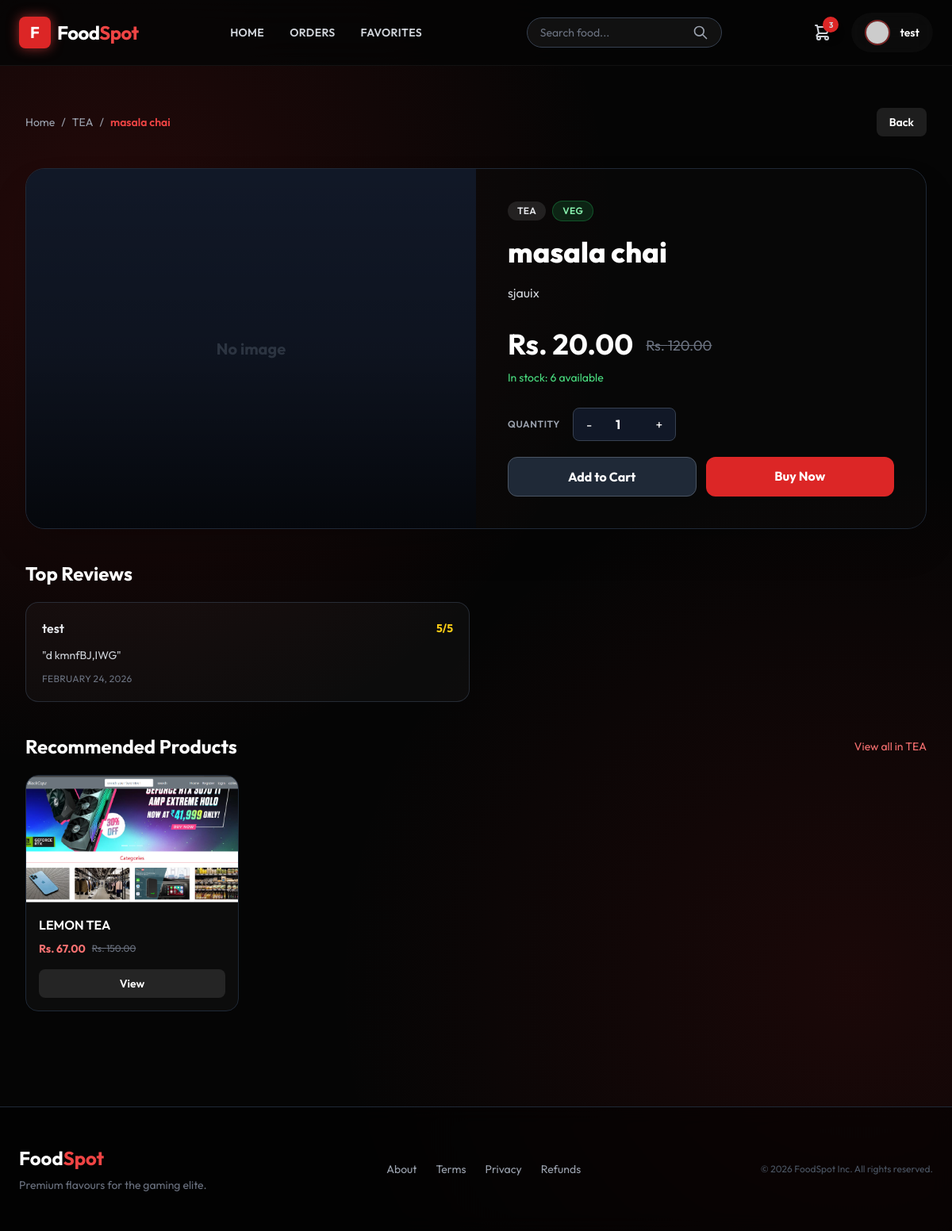
The app's page /product/4/ (signed in) with its own data.
### menu/models.py (models this page shows, shortened)
class Product(models.Model):
    category = models.ForeignKey(Category, on_delete=models.CASCADE)
    name = models.CharField(max_length=150, null=False, blank=False)
    product_image = models.ImageField(upload_to='images', null=True, blank=True)
    quantity = models.IntegerField(null=False, blank=False, default=0)
    original_price = models.DecimalField(max_digits=10, decimal_places=2, null=False)
    selling_price = models.DecimalField(max_digits=10, decimal_places=2, null=False)
    description = models.TextField(max_length=300, null=False)
    is_veg = models.BooleanField(default=False)

class Category(models.Model):
    name = models.CharField(max_length=200, null=False, blank=False)
    description = models.TextField(max_length=200, null=False, blank=False)
    image = models.ImageField(upload_to='images', null=True)
    status = models.BooleanField(default=False)

class Review(models.Model):
    user = models.ForeignKey(User, on_delete=models.CASCADE)
    product = models.ForeignKey(Product, on_delete=models.CASCADE)
    order = models.ForeignKey(Order, on_delete=models.CASCADE, null=True, blank=True)
    rating = models.IntegerField(default=5)
    comment = models.TextField(max_length=500)
    date = models.DateTimeField(auto_now_add=True)

### menu/views.py (the view)
# urls.py: path("product/<int:pk>/", ProductDetailView.as_view(), name="product_detail"),
@method_decorator(never_cache, name="dispatch")
class ProductDetailView(View):
    def get(self, request, pk):
        product = Product.objects.get(id=pk)
        top_reviews = Review.objects.filter(product=product).select_related('user').order_by('-rating', '-date')[:5]
        similar_products = Product.objects.filter(
            category=product.category,
            quantity__gt=0
        ).exclude(id=product.id)[:8]
        back_url = reverse_lazy("home")
        next_url = request.GET.get("next")
        if next_url and next_url.startswith("/"):
            back_url = next_url
        else:
            referer = request.META.get("HTTP_REFERER", "")
            if referer:
                parsed = urlparse(referer)
                if "/search/" in parsed.path:
                    back_url = f"{parsed.path}?{parsed.query}" if parsed.query else parsed.path
        return render(request, "menu/p_detail.html", {
            "data": product,
            "top_reviews": top_reviews,
            "similar_products": similar_products,
            "back_url": back_url,
        })

### menu/templates/menu/p_detail.html (shortened to what this page needs)
{% extends "menu/base.html" %}
{% block content %}
<div class="max-w-6xl mx-auto py-10 space-y-10">
    <div class="flex items-center justify-between gap-4">
        <div class="flex items-center gap-2 text-sm text-gray-400">
        <a href="{% url 'home' %}" class="hover:text-white transition">Home</a>
        <span>/</span>
        <a href="{% url 'category_detail' data.category.id %}" class="hover:text-white transition">{{ data.category.name }}</a>
        <span>/</span>
        <span class="text-red-500 font-semibold">{{ data.name }}</span>
        </div>
        <a href="{{ back_url }}" class="text-sm font-semibold text-white bg-white/10 hover:bg-white/20 px-4 py-2 rounded-lg transition">
            Back
        </a>
    </div>
    <section class="glass rounded-3xl border border-gray-800 overflow-hidden shadow-2xl">
        <div class="grid grid-cols-1 lg:grid-cols-2">
            <div class="relative min-h-[360px] bg-gray-900">
                {% if data.product_image %}
                <img src="{{ data.product_image.url }}" alt="{{ data.name }}" class="absolute inset-0 w-full h-full object-cover">
                {% else %}
                <div class="absolute inset-0 flex items-center justify-center text-gray-700 text-xl font-bold">No image</div>
                {% endif %}
                <div class="absolute inset-0 bg-gradient-to-t from-black/70 via-black/20 to-transparent"></div>
            </div>
            <div class="p-8 lg:p-10 bg-black/40">
                <div class="flex flex-wrap items-center gap-2 mb-4">
                    <span class="px-3 py-1 rounded-full bg-white/10 text-xs font-semibold uppercase tracking-wide text-gray-200">{{ data.category.name }}</span>
                    <span class="px-3 py-1 rounded-full text-xs font-semibold uppercase tracking-wide {% if data.is_veg %}bg-green-500/15 text-green-300 border border-green-500/30{% else %}bg-red-500/15 text-red-300 border border-red-500/30{% endif %}">
                        {% if data.is_veg %}Veg{% else %}Non Veg{% endif %}
                    </span>
                </div>
                <h1 class="text-4xl font-extrabold text-white leading-tight">{{ data.name }}</h1>
                <p class="text-gray-300 mt-4 leading-relaxed">{{ data.description }}</p>
                <div class="mt-8 flex items-end gap-4">
                    <p class="text-4xl font-bold text-white">Rs. {{ data.selling_price }}</p>
                    {% if data.selling_price < data.original_price %}
                    <p class="text-lg text-gray-500 line-through pb-1">Rs. {{ data.original_price }}</p>
                    {% endif %}
                </div>
                <div class="mt-3 text-sm {% if data.quantity > 0 %}text-green-400{% else %}text-red-400{% endif %}">
                    {% if data.quantity > 0 %}In stock: {{ data.quantity }} available{% else %}Currently out of stock{% endif %}
                </div>
                <div class="mt-7 space-y-5">
                    <div class="flex items-center gap-4">
                        <span class="text-gray-400 text-xs font-semibold uppercase tracking-wider">Quantity</span>
                        <div class="flex items-center bg-gray-900 border border-gray-700 rounded-lg">
                            <button type="button" onclick="updateQty(-1)" class="px-4 py-2 text-white hover:bg-gray-800 transition">-</button>
                            <input id="qty-input" type="number" value="1" min="1" max="{{ data.quantity }}" readonly class="w-12 text-center bg-transparent text-white font-bold border-none focus:ring-0">
                            <button type="button" onclick="updateQty(1)" class="px-4 py-2 text-white hover:bg-gray-800 transition">+</button>
                        </div>
                    </div>
                    {% if data.quantity > 0 %}
                    <div class="grid grid-cols-1 sm:grid-cols-2 gap-3">
                        <a href="#" onclick="addToCart(event)" class="text-center bg-gray-800 hover:bg-gray-700 text-white font-bold py-3 rounded-xl border border-gray-600 transition">
                            Add to Cart
                        </a>
                        <a href="#" onclick="buyNow(event)" class="text-center bg-red-600 hover:bg-red-700 text-white font-bold py-3 rounded-xl transition">
                            Buy Now
                        </a>
                    </div>
                    {% else %}
                    <div class="text-center bg-gray-900 text-gray-400 font-semibold py-3 rounded-xl border border-gray-700">
                        Not available right now
                    </div>
                    {% endif %}
                </div>
            </div>
        </div>
    </section>
    <section class="space-y-5">
        <h2 class="text-2xl font-bold text-white">Top Reviews</h2>
        {% if top_reviews %}
        <div class="grid grid-cols-1 md:grid-cols-2 gap-4">
            {% for review in top_reviews %}
            <div class="glass border border-gray-700/60 rounded-2xl p-5">
                <div class="flex items-center justify-between">
                    <p class="text-gray-200 font-semibold">{{ review.user.username }}</p>
                    <p class="text-yellow-400 text-sm font-bold">{{ review.rating }}/5</p>
                </div>
                <p class="mt-3 text-gray-300 text-sm">"{{ review.comment }}"</p>
                <p class="mt-3 text-gray-500 text-xs uppercase tracking-wide">{{ review.date|date:"F d, Y" }}</p>
            </div>
            {% endfor %}
        </div>
        {% else %}
        <p class="text-gray-500">No reviews yet for this product.</p>
        {% endif %}
    </section>
    <section class="space-y-5">
        <div class="flex items-center justify-between">
            <h2 class="text-2xl font-bold text-white">Recommended Products</h2>
            <a href="{% url 'category_detail' data.category.id %}" class="text-sm text-red-400 hover:text-red-300 transition">View all in {{ data.category.name }}</a>
        </div>
        {% if similar_products %}
        <div class="grid grid-cols-1 sm:grid-cols-2 lg:grid-cols-4 gap-5">
            {% for product in similar_products %}
            <article class="glass border border-gray-800 rounded-2xl overflow-hidden group">
                <a href="{% url 'product_detail' product.id %}{% if request.GET.next %}?next={{ request.GET.next|urlencode }}{% endif %}" class="block">
                    <div class="h-40 bg-gray-900 overflow-hidden">
                        {% if product.product_image %}
                        <img src="{{ product.product_image.url }}" alt="{{ product.name }}" class="w-full h-full object-cover group-hover:scale-105 transition duration-300">
                        {% else %}
                        <div class="w-full h-full flex items-center justify-center text-gray-700 text-sm">No image</div>
                        {% endif %}
                    </div>
                </a>
                <div class="p-4">
                    <p class="text-white font-semibold truncate">{{ product.name }}</p>
                    <div class="mt-2 flex items-center gap-2">
                        <p class="text-red-400 font-bold text-sm">Rs. {{ product.selling_price }}</p>
                        {% if product.selling_price < product.original_price %}
                        <p class="text-gray-500 text-xs line-through">Rs. {{ product.original_price }}</p>
                        {% endif %}
                    </div>
                    <a href="{% url 'product_detail' product.id %}{% if request.GET.next %}?next={{ request.GET.next|urlencode }}{% endif %}" class="mt-4 inline-block w-full text-center bg-white/10 hover:bg-white/20 text-white text-sm font-semibold py-2 rounded-lg transition">
                        View
                    </a>
                </div>
            </article>
            {% endfor %}
        </div>
        {% else %}
        <p class="text-gray-500">No related products available in this category.</p>
        {% endif %}
    </section>
</div>
{% endblock %}

### menu/templates/menu/base.html (shortened to what this page needs)
{% load static %}
<!DOCTYPE html>
<html lang="en">
<head>
    <script src="https://cdn.tailwindcss.com"></script>
</head>
<body class="flex flex-col min-h-screen">
    {% block navbar %}
    <nav class="glass-nav fixed w-full z-50 transition-all duration-300">
        <div class="max-w-7xl mx-auto px-6 py-4 flex justify-between items-center">
            <a href="{% url 'home' %}" class="flex items-center gap-2 group">
                <div
                    class="w-10 h-10 bg-red-600 rounded-lg flex items-center justify-center transform group-hover:rotate-12 transition duration-300 shadow-[0_0_15px_rgba(239,68,68,0.6)]">
                    <span class="text-white font-bold text-xl">F</span>
                </div>
                <span class="text-2xl font-bold tracking-tight group-hover:text-red-500 transition">Food<span
                        class="text-red-500">Spot</span></span>
            </a>
            {% if user.is_authenticated %}
            <div class="hidden md:flex items-center space-x-8 text-sm font-semibold uppercase tracking-wide">
                <a href="{% url 'home' %}" class="relative group text-gray-300 hover:text-white transition">
                    Home
                </a>
                <a href="{% url 'my_orders' %}" class="relative group text-gray-300 hover:text-white transition">
                    Orders
                </a>
                <a href="{% url 'favorites' %}" class="relative group text-gray-300 hover:text-white transition">
                    Favorites
                </a>
            </div>
            {% endif %}
            {% block search_bar %}
            <form action="{% url 'search' %}" method="GET"
                class="search-form relative hidden md:flex items-center bg-white/5 border border-gray-700 rounded-full px-4 py-2 ml-4 focus-within:border-red-500/50 focus-within:bg-white/10 transition">
                <input type="text" name="q" placeholder="Search food..." autocomplete="off"
                    class="search-input bg-transparent border-none text-sm text-white placeholder-gray-500 focus:outline-none w-48">
                <button type="submit" class="text-gray-400 hover:text-white transition">
                    <svg xmlns="http://www.w3.org/2000/svg" class="h-5 w-5" fill="none" viewBox="0 0 24 24"
                        stroke="currentColor">
                        <path stroke-linecap="round" stroke-linejoin="round" stroke-width="2"
                            d="M21 21l-6-6m2-5a7 7 0 11-14 0 7 7 0 0114 0z" />
                    </svg>
                </button>
            </form>
            {% endblock %}
            <div class="flex items-center space-x-6">
                {% if user.is_authenticated %}
                <a href="{% url 'cart' %}" class="relative group text-gray-300 hover:text-white transition">
                    {% if user.cart_set.count > 0 %}
                    <span
                        class="absolute -top-2 -right-2 bg-red-600 text-[10px] w-5 h-5 flex items-center justify-center rounded-full font-bold shadow-lg animate-bounce">
                        {{ user.cart_set.count }}
                    </span>
                    {% endif %}
                </a>
                {% endif %}
                {% if user.is_authenticated %}
                <a href="{% url 'profile' %}"
                    class="flex items-center gap-3 glass px-4 py-2 rounded-full hover:bg-white/10 transition border-transparent hover:border-red-500/30 group">
                    <div
                        class="w-8 h-8 rounded-full overflow-hidden border-2 border-red-500/50 group-hover:border-red-500 transition">
                        {% if user.profile.profile_pic %}
                        <img src="{{ user.profile.profile_pic.url }}" class="w-full h-full object-cover">
                        {% else %}
                        <img src="https://ui-avatars.com/api/?name={{ user.username }}&background=1f2937&color=fff"
                            class="w-full h-full object-cover">
                        {% endif %}
                    </div>
                    <span class="hidden md:block font-semibold text-sm">{{ user.username }}</span>
                </a>
                {% else %}
                <a href="{% url 'login' %}"
                    class="bg-red-600 hover:bg-red-700 text-white text-sm font-bold px-6 py-2.5 rounded-full shadow-[0_4px_14px_0_rgba(220,38,38,0.39)] hover:shadow-[0_6px_20px_rgba(220,38,38,0.23)] hover:-translate-y-0.5 transition ease-in-out">
                    Login
                </a>
                {% endif %}
            </div>
        </div>
    </nav>
    {% endblock %}
    <main class="flex-grow {% block main_padding_class %}pt-24{% endblock %} px-4 sm:px-6 lg:px-8 max-w-7xl mx-auto w-full fade-in">
        {% block content %}
        {% endblock %}
    </main>
    <footer class="mt-20 border-t border-gray-800 bg-black/50 backdrop-blur-md">
        <div class="max-w-7xl mx-auto py-12 px-6">
            <div class="flex flex-col md:flex-row justify-between items-center gap-6">
                <div class="text-center md:text-left">
                    <h3 class="text-2xl font-bold text-white mb-2">Food<span class="text-red-500">Spot</span></h3>
                    <p class="text-gray-500 text-sm">Premium flavours for the gaming elite.</p>
                </div>
                <div class="flex space-x-6 text-sm text-gray-400">
                    <a href="{% url 'about_us' %}" class="hover:text-red-500 transition">About</a>
                    <a href="{% url 'terms' %}" class="hover:text-red-500 transition">Terms</a>
                    <a href="{% url 'privacy' %}" class="hover:text-red-500 transition">Privacy</a>
                    <a href="{% url 'refund' %}" class="hover:text-red-500 transition">Refunds</a>
                </div>
                <p class="text-gray-600 text-xs">© 2026 FoodSpot Inc. All rights reserved.</p>
            </div>
        </div>
    </footer>
</body>
</html>

### records on screen
Product: category.name "TEA", name "masala chai", description "sjauix", selling_price "20.00", original_price "120.00", quantity "6"
Review: user.username "test", rating "5", comment "d kmnfBJ,IWG", date "FEBRUARY 24, 2026"
Product: product_image (picture), name "LEMON TEA", selling_price "67.00", original_price "150.00"

### other values on screen
{{ user.cart_set.count }} "3"
{{ user.username }} "test"
